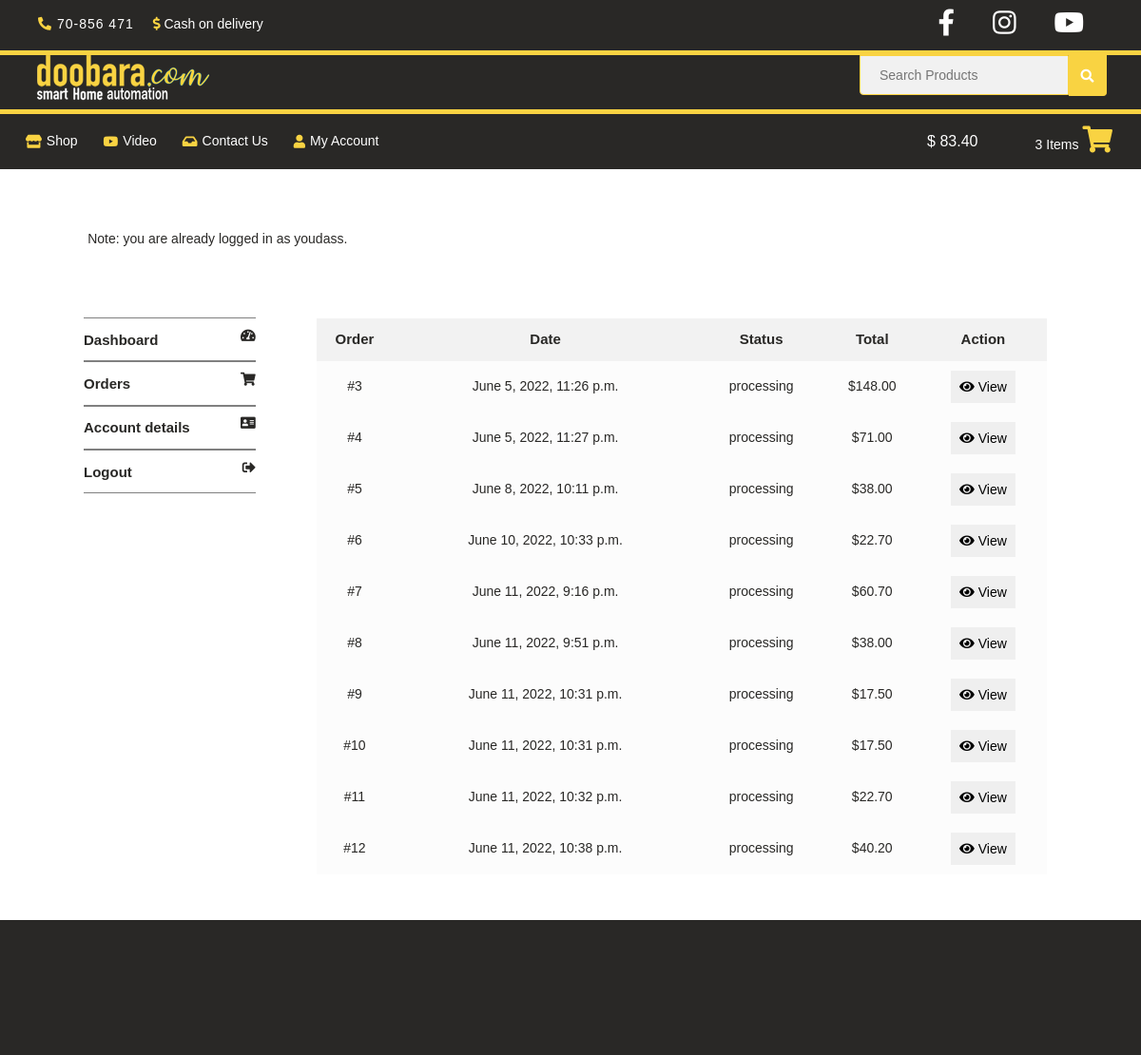
/myaccount (signed in), run on the app's committed database.
### users/models.py (models this page shows, shortened)
class Orders (models.Model):
    user = models.ForeignKey(User, on_delete=models.CASCADE, related_name="myorders")
    address = models.ForeignKey(Delivery_Address_Details, on_delete=models.SET_NULL, null=True)
    date = models.DateTimeField(auto_now_add=True)
    prcs = "processing"
    cmplt = "complete"
    cncld = "canceled"
    pndng = "pending"
    STATUS_CHOICES = [(prcs, "processing"), (cmplt, "complete"), (cncld, "canceled"), (pndng, "pending") ]
    status = models.CharField(max_length=20, choices=STATUS_CHOICES, default=prcs)
    total = models.DecimalField(max_digits=5, decimal_places=2)
    note = models.CharField(max_length=355,null=True, blank=True)
    def serialize(self):
        return{
            "orderid": self.id,
            "status": self.status,
            "total": self.total,
            "note": self.note,
            "date": self.date
        }

### users/views.py (the view)
# urls.py: path("myaccount", views.myaccount, name="myaccount"),
@login_required
def myaccount(request):
    loo = Orders.objects.filter(user=request.user)
    orders = [order.serialize() for order in loo]
    return render(request, "users/account.html", {"orders": orders})

### cart/modules/cartmanager.py (called while the page is built, shortened)
def userorsession(request):
    if request.user.is_authenticated:
        user = request.user
        try:
            cart = user.mycart.items.all()
        except:
            cart = [Cart.objects.create(user=user)].items.all()
    return user, cart

    def cart_context_process(self):
        items, total = 0, 0
        def calc_cart (qtt, price):
            nonlocal items, total
            items += qtt
            total += (float(qtt)*float(price))
        for i in self.cart:
            if self.uli:
                calc_cart(i.quantity, i.product.price)
            else:
                calc_cart(int(self.cart[i]['quantity']), self.cart[i]['price'])
        return items, total

### cart/views.py (called while the page is built)
def cartcontext(request):
    ccart = CartManager(request)
    items, total = ccart.cart_context_process()
    return {'item': items, 'total': "{:.2f}".format(total)}

### users/templates/users/account.html (shortened to what this page needs)
{% extends "doobarashop/layout.html" %}
{% load static %}
{% load i18n %}
{% load account %}
{% block body %}
<div id="my-account-container">
{% include 'account/snippets/already_logged_in.html' %}
    <div class="my-account-navigation">
        <ul>
            <li id="account-dash">Dashboard <i class="fas fa-tachometer-alt"></i></li>
            <li id="account-orders">Orders <i class="fas fa-shopping-cart"></i></li>
            <li id="account-edit">Account details <i class="fas fa-address-card"></i></li>
            <li onclick="location.href='/accounts/logout'">Logout <i class="fas fa-sign-out-alt"></i></li>
        </ul>
    </div>
    <div id="my-account-data">
        <div id="my-account-dashboard" class="show">
            <table>
                <thead>
                    <tr>
                        <th>Order</th>
                        <th>Date</th>
                        <th>Status</th>
                        <th>Total</th>
                        <th>Action</th>
                    </tr>
                </thead>
                <tbody>
                    {% for order in orders %}
                        {% if order.status == "processing" %}
                            <tr>
                                <td>#{{order.orderid}}</td>
                                <td>{{order.date}}</td>
                                <td>{{order.status}}</td>
                                <td>${{order.total}}</td>
                                <form method="POST" action="{% url 'order_log' %}">
                                    <td><button formaction="order_log" type="submit" class="view-order-button"><i class="fas fa-eye"></i> View </button></td>
                                </form>
                            </tr>
                        {% endif %}
                    {%endfor%}
                </tbody>
            </table>
        </div>
    </div>
</div>
{% endblock%}

### static/doobarashop/style.css (style rules this page uses)
html { height: 100%; width: 100%; line-height: 1.618; font-family: Arial, sans-serif; color: #292826; }
html, body { margin: 0; padding: 0; }
* { box-sizing: border-box; font-size: 14px; font-weight: 400; }
.show { display: block !important; }
th { font-size: 15px; font-weight: 600; background-color: rgba(233, 233, 233, 0.582); }
td { background-color: rgba(245, 245, 245, 0.336); }
#my-account-container { padding: 4%; }
#my-account-container #my-account-data { width: 75%; padding: 15px 0 0 60px; display: inline-block; vertical-align: top; }
#my-account-container .my-account-navigation { width: 20%; margin: 0 !important; display: inline-block; }
#my-account-container .my-account-navigation ul li { font-size: 15px; font-weight: 550; cursor: pointer; list-style: none; border-style: solid; border-width: 0.5px 0px; border-color: gray; padding: 6% 0 5% 0; }
#my-account-container .my-account-navigation ul li i { float: right; }
#my-account-container #my-account-dashboard, #my-account-container #my-account-orders { display: none; }
#my-account-container #my-account-dashboard table, #my-account-container #my-account-orders table { width: 100%; text-align: center; border-collapse: collapse; }
#my-account-container #my-account-dashboard th, #my-account-container #my-account-orders th { padding: 10px 0 10px 0; }
#my-account-container #my-account-dashboard td, #my-account-container #my-account-orders td { padding: 10px 0 10px 0; }
#my-account-container #my-account-dashboard td button, #my-account-container #my-account-orders td button { padding: 7px; border-color: transparent; cursor: pointer; }

### static/doobarashop/all.css (style rules this page uses)
.fa, .fas, .far, .fal, .fad, .fab { -moz-osx-font-smoothing: grayscale; -webkit-font-smoothing: antialiased; display: inline-block; font-style: normal; font-variant: normal; text-rendering: auto; line-height: 1; }
.fa-address-card:before { content: "\f2bb"; }
.fa-eye:before { content: "\f06e"; }
.fa-shopping-cart:before { content: "\f07a"; }
.fa-sign-out-alt:before { content: "\f2f5"; }
.fa-tachometer-alt:before { content: "\f3fd"; }

### data on the page
Orders: date "June 5, 2022, 11:26 p.m.", status "processing", total "148.00"
Orders: date "June 5, 2022, 11:27 p.m.", status "processing", total "71.00"
Orders: date "June 8, 2022, 10:11 p.m.", status "processing", total "38.00"
Orders: date "June 10, 2022, 10:33 p.m.", status "processing", total "22.70"
Orders: date "June 11, 2022, 9:16 p.m.", status "processing", total "60.70"
Orders: date "June 11, 2022, 9:51 p.m.", status "processing", total "38.00"
Orders: date "June 11, 2022, 10:31 p.m.", status "processing", total "17.50"
Orders: date "June 11, 2022, 10:31 p.m.", status "processing", total "17.50"
Orders: date "June 11, 2022, 10:32 p.m.", status "processing", total "22.70"
Orders: date "June 11, 2022, 10:38 p.m.", status "processing", total "40.20"

### other printed values
{{ total }} "83.40"
{{ item }} "3"
{{ order.orderid }} "3" "4" "5" "6" "7" "8" "9" "10" "11" "12"
